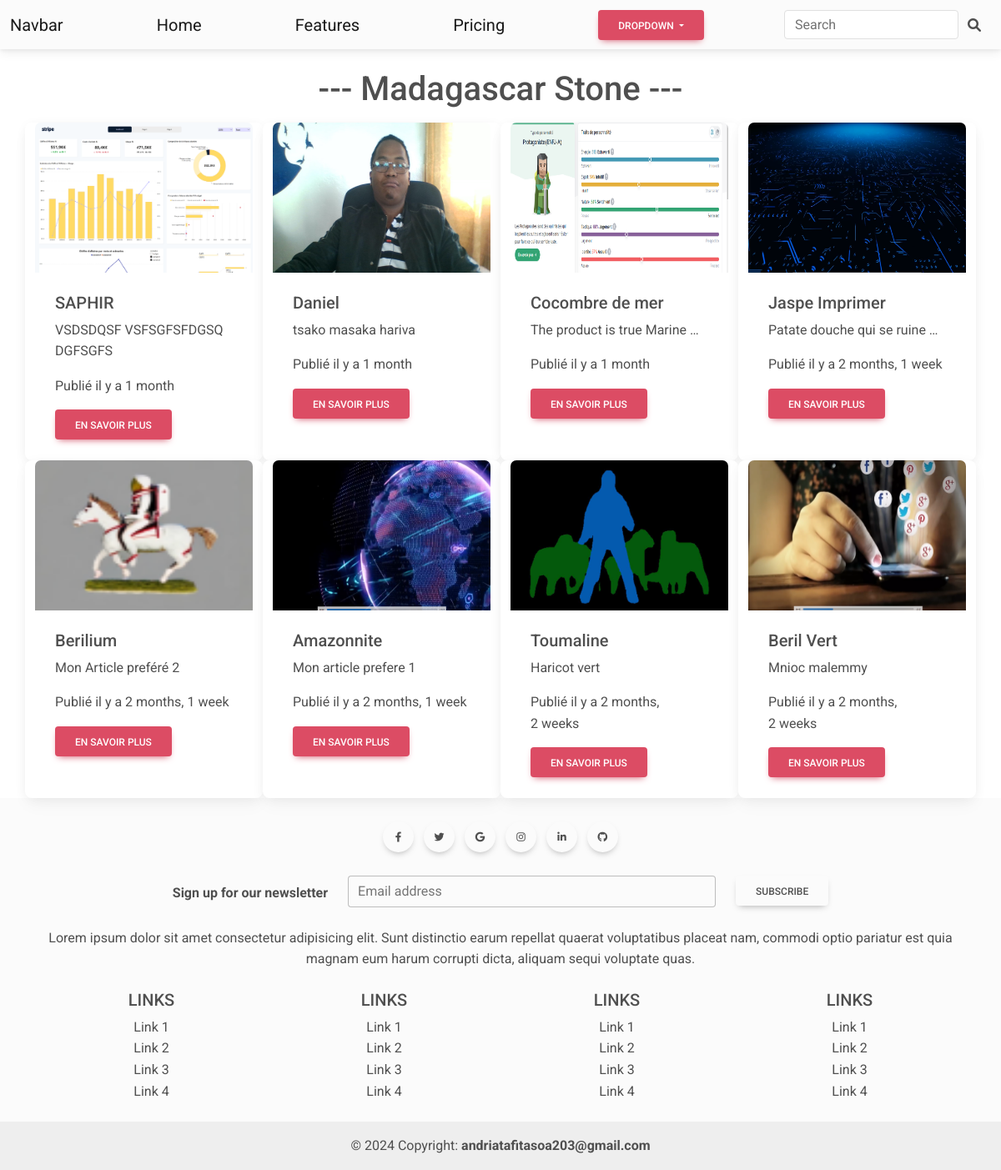
The page / on the database its author committed.
### blog/models.py (models this page shows, shortened)
class Article(models.Model):
    title = models.CharField(max_length=50)
    category = models.ForeignKey(Category, on_delete=models.CASCADE)
    desc = models.TextField()
    image = models.ImageField()
    created_at = models.DateTimeField(auto_now_add=True)
    updated_at = models.DateTimeField(auto_now=True)

### blog/views.py (the view)
# urls.py: path('', views.home, name='home'),
def home(request):
    list_articles = Article.objects.all().order_by('-created_at')
    context = {"liste_articles": list_articles}
    return render(request, "index.html", context)

### blog/templates/index.html
{% extends 'base.html' %}
{% block content %}
  <h1 class='text-center mt-4'>--- Madagascar Stone ---</h1>
  <div class="container mt-6">
      <div class="row mt-3">
          {% for article in liste_articles %}
          <div class="card col-12 col-md-6 col-lg-3 col-xl-3">
              <img src="{{ article.image.url }}" class="card-img-top" alt="Fissure in Sandstone" style="height: 180px"/>
              <div class="card-body" style="height: 225px">
                  <h5 class="card-title">{{ article.title }}</h5>
                  <p class="card-text">{{ article.desc|truncatewords:5 }}</p>
                  <p class="card-text">Publié il y a {{ article.created_at|timesince }}</p>
                  <a href="{% url 'detail' article.id %}" class="btn btn-danger" data-mdb-ripple-init>EN SAVOIR PLUS</a>
              </div>
          </div>
          {% endfor %}
      </div>
  </div>
{% endblock %}

### rows shown on the page
Article: image (picture), title "SAPHIR", desc "VSDSDQSF VSFSGFSFDGSQ DGFSGFS", created_at "1 month"
Article: image (picture), title "Daniel", desc "tsako masaka hariva", created_at "1 month"
Article: image (picture), title "Cocombre de mer", desc "The product is true Marine …", created_at "1 month"
Article: image (picture), title "Jaspe Imprimer", desc "Patate douche qui se ruine …", created_at "2 months, 1 week"
Article: image (picture), title "Berilium", desc "Mon Article preféré 2", created_at "2 months, 1 week"
Article: image (picture), title "Amazonnite", desc "Mon article prefere 1", created_at "2 months, 1 week"
Article: image (picture), title "Toumaline", desc "Haricot vert", created_at "2 months, 2 weeks"
Article: image (picture), title "Beril Vert", desc "Mnioc malemmy", created_at "2 months, 2 weeks"
